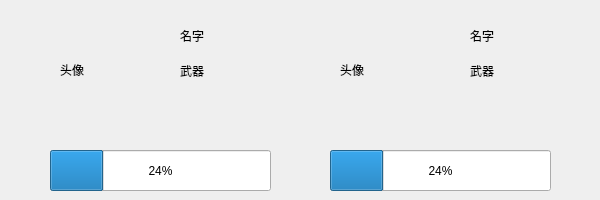
<?xml version="1.0" encoding="UTF-8"?>
<ui version="4.0">
 <class>gethit_hp</class>
 <widget class="QWidget" name="gethit_hp">
  <property name="geometry">
   <rect>
    <x>0</x>
    <y>0</y>
    <width>600</width>
    <height>200</height>
   </rect>
  </property>
  <property name="windowTitle">
   <string>Form</string>
  </property>
  <widget class="QLabel" name="background">
   <property name="geometry">
    <rect>
     <x>0</x>
     <y>0</y>
     <width>600</width>
     <height>200</height>
    </rect>
   </property>
   <property name="text">
    <string/>
   </property>
  </widget>
  <widget class="QProgressBar" name="Pro_Hp1">
   <property name="geometry">
    <rect>
     <x>50</x>
     <y>150</y>
     <width>221</width>
     <height>41</height>
    </rect>
   </property>
   <property name="value">
    <number>24</number>
   </property>
  </widget>
  <widget class="QProgressBar" name="Pro_Hp2">
   <property name="geometry">
    <rect>
     <x>330</x>
     <y>150</y>
     <width>221</width>
     <height>41</height>
    </rect>
   </property>
   <property name="value">
    <number>24</number>
   </property>
  </widget>
  <widget class="QLabel" name="lb_icon1">
   <property name="geometry">
    <rect>
     <x>60</x>
     <y>10</y>
     <width>120</width>
     <height>120</height>
    </rect>
   </property>
   <property name="text">
    <string>头像</string>
   </property>
  </widget>
  <widget class="QLabel" name="lb_icon2">
   <property name="geometry">
    <rect>
     <x>340</x>
     <y>10</y>
     <width>120</width>
     <height>120</height>
    </rect>
   </property>
   <property name="text">
    <string>头像</string>
   </property>
  </widget>
  <widget class="QLabel" name="lb_name1">
   <property name="geometry">
    <rect>
     <x>180</x>
     <y>20</y>
     <width>71</width>
     <height>31</height>
    </rect>
   </property>
   <property name="text">
    <string>名字</string>
   </property>
  </widget>
  <widget class="QLabel" name="lb_name2">
   <property name="geometry">
    <rect>
     <x>470</x>
     <y>20</y>
     <width>61</width>
     <height>31</height>
    </rect>
   </property>
   <property name="text">
    <string>名字</string>
   </property>
  </widget>
  <widget class="QLabel" name="lb_arm1">
   <property name="geometry">
    <rect>
     <x>180</x>
     <y>60</y>
     <width>68</width>
     <height>21</height>
    </rect>
   </property>
   <property name="text">
    <string>武器</string>
   </property>
  </widget>
  <widget class="QLabel" name="lb_arm2">
   <property name="geometry">
    <rect>
     <x>470</x>
     <y>60</y>
     <width>68</width>
     <height>21</height>
    </rect>
   </property>
   <property name="text">
    <string>武器</string>
   </property>
  </widget>
 </widget>
 <resources/>
 <connections/>
</ui>
